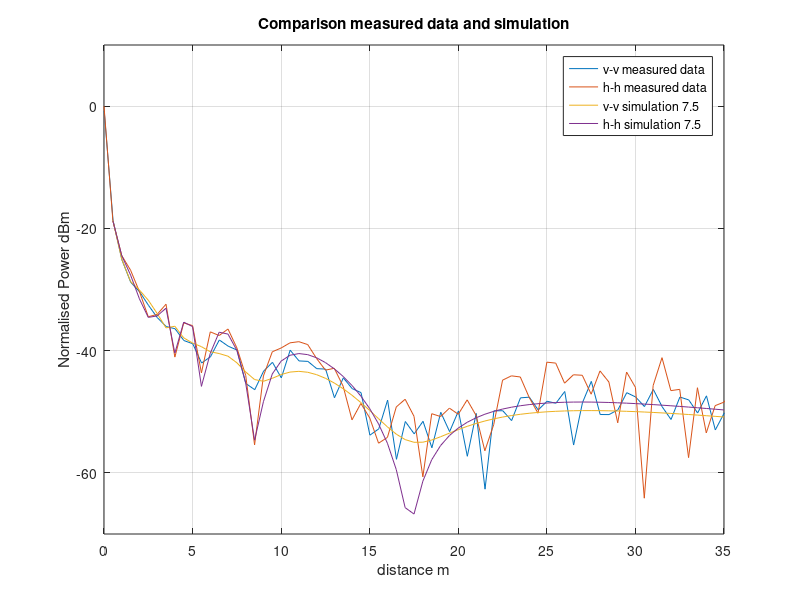

This chart was generated by the following MATLAB code:
clear
clc

% measured data v-v
measured_data_v = [
    1	9.24	9.2
    51	-8.65	-8.75
    101	-14.96	-15.3
    151	-18.64	-19.01
    201	-20.16	-20.58
    251	-22.48	-22.69
    301	-24.32	-24.89
    351	-25.87	-26.23
    401	-26.1	-26.74
    451	-27.7	-29
    501	-28.52	-29.23
    551	-31.22	-32.84
    601	-30.77	-31.24
    651	-27.97	-28.54
    701	-29.14	-29.4
    751	-29.52	-30.3
    801	-35.2	-35.58
    851	-36.2	-36.58
    901	-33.22	-33.49
    951	-31.04	-32.78
    1001	-34.02	-34.9
    1051	-29.69	-30.17
    1101	-31.49	-31.88
    1151	-31.64	-31.88
    1201	-32.7	-33.2
    1251	-32.2	-33.84
    1301	-37.09	-38.33
    1351	-34.32	-34.58
    1401	-35.94	-36.48
    1451	-36.7	-37.04
    1501	-43.43	-44.23
    1551	-42.64	-42.96
    1601	-37.74	-38.44
    1651	-47.24	-48.32
    1701	-41.33	-41.86
    1751	-43.26	-43.97
    1801	-40.11	-43.01
    1851	-45.32	-46.47
    1901	-39.7	-40.48
    1951	-42.64	-43.87
    2001	-39.43	-40.3
    2051	-47.01	-47.56
    2101	-39.84	-40.7
    2151	-52.43	-52.9
    2201	-39.7	-40.01
    2251	-39.32	-40.34
    2301	-41	-41.89
    2351	-37.6	-37.85
    2401	-37.43	-37.8
    2451	-39.32	-40.09
    2501	-38	-38.56
    2551	-38.52	-38.7
    2601	-36.51	-36.86
    2651	-45.02	-45.87
    2701	-38.46	-38.57
    2751	-37.32	-32.74
    2801	-40.34	-40.56
    2851	-40.14	-40.79
    2901	-39.62	-39.74
    2951	-36.8	-36.96
    3001	-37.43	-37.73
    3051	-39.01	-39.29
    3101	-36.29	-36.4
    3151	-39.06	-39.32
    3201	-41.03	-41.5
    3251	-37.42	-37.76
    3301	-37.89	-38.24
    3351	-40.07	-40.34
    3401	-37.27	-37.52
    3451	-42.78	-43.17
    3501	-39.89	-40.56
    3551	-40.56	-40.8
    3601	-38.5	-38.76
    3651	-40.17	-40.28
    3701	-40.4	-40.82
    3751	-38.69	-39.02
    3801	-39.27	-39.89
    3851	-36.3	-36.54
    3901	-40.23	-40.52
    3951	-38.19	-38.32
    4001	-37.73	-37.97
    ];

% convert cm into m
distance_v = measured_data_v(:,1)./100;

power_average_v = (measured_data_v(:,2) + measured_data_v(:,3))./2-10;


% measured data h_h
measured_data_h  = [
    0	9.97	10
    0.5	-8.82	-8.65
    1	-14.56	-14.32
    1.5	-17.01	-16.67
    2	-20.43	-20.26
    2.5	-24.81	-24.11
    3	-24.3	-23.85
    3.5	-22.49	-22.32
    4	-31.68	-30.44
    4.5	-25.62	-25.31
    5	-26.29	-25.53
    5.5	-34.07	-33.21
    6	-27.28	-26.58
    6.5	-27.68	-27.38
    7	-26.65	-26.28
    7.5	-29.72	-29.38
    8	-34.28	-33.82
    8.5	-46.02	-44.82
    9	-34.45	-33.82
    9.5	-30.28	-30.1
    10	-29.78	-29.36
    10.5	-28.93	-28.52
    11	-28.89	-28.18
    11.5	-29.21	-28.81
    12	-31.46	-31.11
    12.5	-33.36	-33.02
    13	-33.16	-32.62
    13.5	-36.11	-35.54
    14	-42.03	-40.62
    14.5	-38.86	-38.42
    15	-42.05	-39.96
    15.5	-46.12	-44.17
    16	-47.38	-41.01
    16.5	-39.86	-38.56
    17	-38.26	-37.65
    17.5	-41.28	-40.21
    18	-51.68	-49.62
    18.5	-40.68	-39.96
    19	-41.08	-40.49
    19.5	-39.86	-38.96
    20	-40.98	-39.85
    20.5	-38.35	-37.76
    21	-41.29	-39.87
    21.5	-47.54	-45.23
    22	-42.97	-41.23
    22.5	-35.06	-34.6
    23	-34.3	-33.95
    23.5	-34.67	-33.95
    24	-38.08	-37.2
    24.5	-40.38	-40.1
    25	-32.38	-31.4
    25.5	-32.28	-31.8
    26	-35.68	-34.97
    26.5	-34.78	-33.12
    27	-34.26	-33.8
    27.5	-37.64	-36.62
    28	-33.48	-33.16
    28.5	-35.36	-34.9
    29	-42.25	-41.37
    29.5	-33.69	-33.31
    30	-36.35	-35.67
    30.5	-54.82	-53.46
    31	-36.02	-35.41
    31.5	-31.33	-30.97
    32	-36.97	-36.12
    32.5	-36.52	-36.15
    33	-48.06	-46.95
    33.5	-36.42	-35.72
    34	-43.96	-42.96
    34.5	-39.34	-38.66
    35	-38.89	-37.96
    35.5	-35.44	-34.87
    36	-40	-39.51
    36.5	-38.85	-38.02
    37	-40.07	-38.65
    37.5	-36.39	-35.96
    38	-34.84	-34.58
    38.5	-33.16	-32.72
    39	-36.05	-35.02
    39.5	-51.05	-49.97
    40	-47.68	-45.25
    
    ];

distance_h  = measured_data_h (:,1);

power_average_h  = (measured_data_h (:,2)+measured_data_h(:,3))./2-10;

figure(1)
plot(distance_v, power_average_v)
title('Comparison measured data and simulation')
xlabel('distance m')
ylabel('Normalised Power dBm')
hold on
plot(distance_h , power_average_h )
grid on
hold on

% feko simulation

feko_v_v_data = [
    5.00E+02	-1.866002141E+01	-1.872335865E+01	-1.871068305E+01
    1.00E+03	-2.546464610E+01	-2.491981645E+01	-2.499924302E+01
    1.50E+03	-2.950620696E+01	-2.855664864E+01	-2.869256294E+01
    2.00E+03	-2.908673179E+01	-3.026334423E+01	-3.009063209E+01
    2.50E+03	-3.003050727E+01	-3.204622796E+01	-3.175134535E+01
    3.00E+03	-3.266620162E+01	-3.405340287E+01	-3.391883020E+01
    3.50E+03	-4.019443711E+01	-3.582167225E+01	-3.627400089E+01
    4.00E+03	-3.272325131E+01	-3.650874394E+01	-3.601175136E+01
    4.50E+03	-3.898508274E+01	-3.760241206E+01	-3.791366423E+01
    5.00E+03	-3.916631001E+01	-3.846593674E+01	-3.875422213E+01
    5.50E+03	-3.457676371E+01	-4.004230617E+01	-3.935208600E+01
    6.00E+03	-3.683878759E+01	-4.038634621E+01	-4.018736082E+01
    6.50E+03	-4.556976844E+01	-3.991581993E+01	-4.047519288E+01
    7.00E+03	-4.788804108E+01	-4.031505621E+01	-4.090947386E+01
    7.50E+03	-4.013384652E+01	-4.181320406E+01	-4.198440824E+01
    8.00E+03	-3.791853926E+01	-4.398737774E+01	-4.349373185E+01
    8.50E+03	-3.765509101E+01	-4.567942498E+01	-4.473302412E+01
    9.00E+03	-3.853871190E+01	-4.564421710E+01	-4.501409058E+01
    9.50E+03	-4.032428661E+01	-4.458866519E+01	-4.453144858E+01
    1.00E+04	-4.304029969E+01	-4.361324124E+01	-4.391715906E+01
    1.05E+04	-4.707702745E+01	-4.304010323E+01	-4.350970725E+01
    1.10E+04	-5.397910438E+01	-4.285978027E+01	-4.338863485E+01
    1.15E+04	-6.844517313E+01	-4.300803001E+01	-4.353999811E+01
    1.20E+04	-5.388080656E+01	-4.342641259E+01	-4.392951806E+01
    1.25E+04	-4.913944529E+01	-4.407141768E+01	-4.452424522E+01
    1.30E+04	-4.664272322E+01	-4.491296439E+01	-4.529749809E+01
    1.35E+04	-4.513110553E+01	-4.593114335E+01	-4.622846065E+01
    1.40E+04	-4.417667552E+01	-4.711343146E+01	-4.729988598E+01
    1.45E+04	-4.358067539E+01	-4.845028866E+01	-4.849442512E+01
    1.50E+04	-4.323396587E+01	-4.992905811E+01	-4.978800252E+01
    1.55E+04	-4.306987952E+01	-5.152041013E+01	-5.113946867E+01
    1.60E+04	-4.304466541E+01	-5.315121456E+01	-5.247389751E+01
    1.65E+04	-4.312819643E+01	-5.466043354E+01	-5.366696549E+01
    1.70E+04	-4.329881227E+01	-5.577668040E+01	-5.455346910E+01
    1.75E+04	-4.354053627E+01	-5.623439786E+01	-5.499598084E+01
    1.80E+04	-4.384138240E+01	-5.601583669E+01	-5.498059225E+01
    1.85E+04	-4.419215839E+01	-5.536694974E+01	-5.462563613E+01
    1.90E+04	-4.458573316E+01	-5.455882410E+01	-5.409031030E+01
    1.95E+04	-4.501649499E+01	-5.375382387E+01	-5.349800516E+01
    2.00E+04	-4.548013285E+01	-5.302128412E+01	-5.292006477E+01
    2.05E+04	-4.597321877E+01	-5.238161454E+01	-5.239021547E+01
    2.10E+04	-4.649321037E+01	-5.183436180E+01	-5.192071212E+01
    2.15E+04	-4.703810840E+01	-5.137144551E+01	-5.151313461E+01
    2.20E+04	-4.760658462E+01	-5.098282340E+01	-5.116409794E+01
    2.25E+04	-4.819769403E+01	-5.065878306E+01	-5.086852283E+01
    2.30E+04	-4.881088105E+01	-5.039052338E+01	-5.062076143E+01
    2.35E+04	-4.944608801E+01	-5.017052307E+01	-5.041549455E+01
    2.40E+04	-5.010364750E+01	-4.999227060E+01	-5.024762002E+01
    2.45E+04	-5.078420897E+01	-4.985024215E+01	-5.011284388E+01
    2.50E+04	-5.148885629E+01	-4.973978600E+01	-5.000720612E+01
    2.55E+04	-5.221911776E+01	-4.965688002E+01	-4.992733811E+01
    2.60E+04	-5.297696866E+01	-4.959812444E+01	-4.987019204E+01
    2.65E+04	-5.376500094E+01	-4.956066694E+01	-4.983326315E+01
    2.70E+04	-5.458640387E+01	-4.954193852E+01	-4.981422410E+01
    2.75E+04	-5.544529339E+01	-4.953979542E+01	-4.981114440E+01
    2.80E+04	-5.634666274E+01	-4.955235318E+01	-4.982224593E+01
    2.85E+04	-5.729697213E+01	-4.957795022E+01	-4.984598505E+01
    2.90E+04	-5.830435467E+01	-4.961514739E+01	-4.988103732E+01
    2.95E+04	-5.937929096E+01	-4.966276282E+01	-4.992624534E+01
    3.00E+04	-6.053569320E+01	-4.971959620E+01	-4.998050163E+01
    3.05E+04	-6.179228042E+01	-4.978469334E+01	-5.004289726E+01
    3.10E+04	-6.317510896E+01	-4.985719789E+01	-5.011258649E+01
    3.15E+04	-6.472190323E+01	-4.993631277E+01	-5.018884293E+01
    3.20E+04	-6.649023472E+01	-5.002137281E+01	-5.027097712E+01
    3.25E+04	-6.857420553E+01	-5.011176158E+01	-5.035844839E+01
    3.30E+04	-7.114370335E+01	-5.020696602E+01	-5.045062803E+01
    3.35E+04	-7.455660126E+01	-5.030640828E+01	-5.054712221E+01
    3.40E+04	-7.980400429E+01	-5.040972027E+01	-5.064749584E+01
    3.45E+04	-9.227183769E+01	-5.051643489E+01	-5.075122830E+01
    3.50E+04	-8.501155450E+01	-5.062621525E+01	-5.085813617E+01
    ];

feko_v_v_distance = feko_v_v_data(:,1)./1000;

feko_v_v_power = feko_v_v_data (:,4);

plot(feko_v_v_distance, feko_v_v_power);

hold on

feko_h_h_data = [
    5.00E+02	-1.875964005E+01	-1.875859515E+01	-1.875927316E+01
    1.00E+03	-2.419810213E+01	-2.448725239E+01	-2.443583248E+01
    1.50E+03	-2.719239490E+01	-2.773989640E+01	-2.763742032E+01
    2.00E+03	-3.212684401E+01	-3.138043301E+01	-3.152886890E+01
    2.50E+03	-3.604856132E+01	-3.422267620E+01	-3.456325413E+01
    3.00E+03	-3.403838533E+01	-3.435355164E+01	-3.432091893E+01
    3.50E+03	-3.207317888E+01	-3.334759071E+01	-3.306061867E+01
    4.00E+03	-4.197841524E+01	-3.992564692E+01	-4.039874196E+01
    4.50E+03	-3.446360338E+01	-3.559663708E+01	-3.533840863E+01
    5.00E+03	-3.516963636E+01	-3.633780797E+01	-3.607016301E+01
    5.50E+03	-4.841586949E+01	-4.508803364E+01	-4.584647593E+01
    6.00E+03	-3.994965373E+01	-4.054068221E+01	-4.043318594E+01
    6.50E+03	-3.616041046E+01	-3.725634041E+01	-3.698678326E+01
    7.00E+03	-3.648360722E+01	-3.756157114E+01	-3.729485123E+01
    7.50E+03	-3.924823879E+01	-4.017224461E+01	-3.995628980E+01
    8.00E+03	-4.502717355E+01	-4.536853975E+01	-4.534972258E+01
    8.50E+03	-6.098366506E+01	-5.326721669E+01	-5.465335382E+01
    9.00E+03	-4.836577290E+01	-4.824188338E+01	-4.834616085E+01
    9.50E+03	-4.331827928E+01	-4.396056439E+01	-4.381451297E+01
    1.00E+04	-4.114289527E+01	-4.190131128E+01	-4.171226431E+01
    1.05E+04	-4.018182625E+01	-4.095606016E+01	-4.075870316E+01
    1.10E+04	-3.991365650E+01	-4.067603688E+01	-4.048024838E+01
    1.15E+04	-4.010614243E+01	-4.084671811E+01	-4.065622328E+01
    1.20E+04	-4.063815216E+01	-4.135276619E+01	-4.116930636E+01
    1.25E+04	-4.144283988E+01	-4.212936430E+01	-4.195392231E+01
    1.30E+04	-4.248527242E+01	-4.314177402E+01	-4.297542011E+01
    1.35E+04	-4.375320170E+01	-4.437718986E+01	-4.422110511E+01
    1.40E+04	-4.525471178E+01	-4.584173094E+01	-4.569807274E+01
    1.45E+04	-4.702172897E+01	-4.756318064E+01	-4.743564010E+01
    1.50E+04	-4.912113999E+01	-4.959911340E+01	-4.949521381E+01
    1.55E+04	-5.168383791E+01	-5.205681370E+01	-5.199330405E+01
    1.60E+04	-5.498449826E+01	-5.513638357E+01	-5.515818441E+01
    1.65E+04	-5.972627292E+01	-5.920854243E+01	-5.947445883E+01
    1.70E+04	-6.881382320E+01	-6.444167254E+01	-6.568788517E+01
    1.75E+04	-7.109220551E+01	-6.531399086E+01	-6.673431972E+01
    1.80E+04	-6.185034077E+01	-6.103176372E+01	-6.135974373E+01
    1.85E+04	-5.782058788E+01	-5.778679846E+01	-5.784596520E+01
    1.90E+04	-5.536003192E+01	-5.555989979E+01	-5.553295406E+01
    1.95E+04	-5.366087261E+01	-5.395454914E+01	-5.389182682E+01
    2.00E+04	-5.241158906E+01	-5.274879185E+01	-5.266889777E+01
    2.05E+04	-5.145887959E+01	-5.181736871E+01	-5.172857809E+01
    2.10E+04	-5.071571632E+01	-5.108427393E+01	-5.099082774E+01
    2.15E+04	-5.012793585E+01	-5.050043119E+01	-5.040467185E+01
    2.20E+04	-4.965948359E+01	-5.003234542E+01	-4.993557207E+01
    2.25E+04	-4.928508499E+01	-4.965614376E+01	-4.955923154E+01
    2.30E+04	-4.898653481E+01	-4.935432593E+01	-4.925778526E+01
    2.35E+04	-4.874994867E+01	-4.911365363E+01	-4.901789443E+01
    2.40E+04	-4.856485600E+01	-4.892390639E+01	-4.882912028E+01
    2.45E+04	-4.842292113E+01	-4.877706309E+01	-4.868335742E+01
    2.50E+04	-4.831755333E+01	-4.866652429E+01	-4.857404003E+01
    2.55E+04	-4.824343742E+01	-4.858711757E+01	-4.849589684E+01
    2.60E+04	-4.819611609E+01	-4.853448223E+01	-4.844460316E+01
    2.65E+04	-4.817198335E+01	-4.850504761E+01	-4.841648240E+01
    2.70E+04	-4.816801380E+01	-4.849581850E+01	-4.840860181E+01
    2.75E+04	-4.818159147E+01	-4.850421858E+01	-4.841835527E+01
    2.80E+04	-4.821051665E+01	-4.852807357E+01	-4.844351302E+01
    2.85E+04	-4.825297593E+01	-4.856552631E+01	-4.848225496E+01
    2.90E+04	-4.830729440E+01	-4.861495808E+01	-4.853293224E+01
    2.95E+04	-4.837212090E+01	-4.867497889E+01	-4.859424214E+01
    3.00E+04	-4.844621912E+01	-4.874441716E+01	-4.866489429E+01
    3.05E+04	-4.852849867E+01	-4.882216701E+01	-4.874384248E+01
    3.10E+04	-4.861811094E+01	-4.890726903E+01	-4.883012509E+01
    3.15E+04	-4.871415359E+01	-4.899896728E+01	-4.892297215E+01
    3.20E+04	-4.881587865E+01	-4.909649480E+01	-4.902161615E+01
    3.25E+04	-4.892276998E+01	-4.919922083E+01	-4.912543555E+01
    3.30E+04	-4.903412834E+01	-4.930657397E+01	-4.923384214E+01
    3.35E+04	-4.914953118E+01	-4.941801088E+01	-4.934633400E+01
    3.40E+04	-4.926848618E+01	-4.953316755E+01	-4.946249899E+01
    3.45E+04	-4.939055562E+01	-4.965153889E+01	-4.958186876E+01
    3.50E+04	-4.951543197E+01	-4.977276043E+01	-4.970404013E+01
    
    ];


feko_h_h_distance = feko_h_h_data(:,1)./1000;

feko_h_h_power = feko_h_h_data (:,4);

plot(feko_h_h_distance, feko_h_h_power);

legend('v-v measured data','h-h measured data','v-v simulation 7.5','h-h simulation 7.5')

axis([0,35,-70,10])